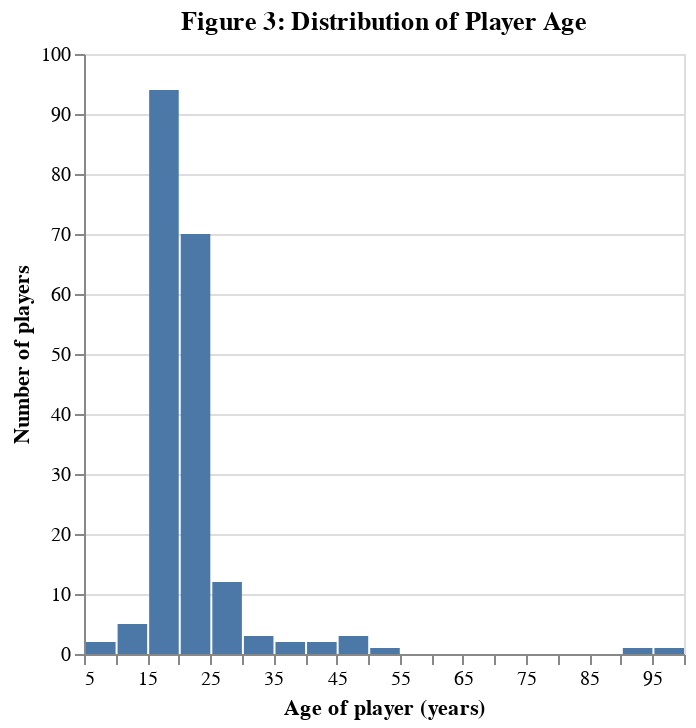

Here is the notebook cell this chart was saved with:
### Markdown cell above
Similarly, the distribution of player ages was examined using a bar chart.

### Code cell
# using altair to create distribution of player ages
# used maxbins=40 intentionally to get higher resolution

age_distribution = alt.Chart(players_clean).mark_bar().encode(
    x=alt.X("age").title("Age of player (years)").bin(maxbins=40), 
    y=alt.Y("count()").title("Number of players")
).properties(title="Figure 3: Distribution of Player Age")

age_distribution

### Figure 1 — Vega specification as saved in the notebook (floating-point values rounded to 4 significant figures)
{"$schema": "https://vega.github.io/schema/vega/v5.json", "data": [{"name": "source_0", "values": [{"__count": 2, "bin_maxbins_40_age": 5.0, "bin_maxbins_40_age_end": 10.0}, {"__count": 94, "bin_maxbins_40_age": 15.0, "bin_maxbins_40_age_end": 20.0}, {"__count": 70, "bin_maxbins_40_age": 20.0, "bin_maxbins_40_age_end": 25.0}, {"__count": 12, "bin_maxbins_40_age": 25.0, "bin_maxbins_40_age_end": 30.0}, {"__count": 3, "bin_maxbins_40_age": 30.0, "bin_maxbins_40_age_end": 35.0}, {"__count": 2, "bin_maxbins_40_age": 40.0, "bin_maxbins_40_age_end": 45.0}, {"__count": 5, "bin_maxbins_40_age": 10.0, "bin_maxbins_40_age_end": 15.0}, {"__count": 2, "bin_maxbins_40_age": 35.0, "bin_maxbins_40_age_end": 40.0}, {"__count": 3, "bin_maxbins_40_age": 45.0, "bin_maxbins_40_age_end": 50.0}, {"__count": 1, "bin_maxbins_40_age": 95.0, "bin_maxbins_40_age_end": 100.0}, {"__count": 1, "bin_maxbins_40_age": 50.0, "bin_maxbins_40_age_end": 55.0}, {"__count": 1, "bin_maxbins_40_age": 90.0, "bin_maxbins_40_age_end": 95.0}]}, {"name": "source_0_y_domain___count", "values": [{"min": 1, "max": 94}]}], "signals": [{"name": "bin_maxbins_40_age_bins", "value": {"fields": ["age"], "fname": "bin_age", "start": 5.0, "step": 5.0, "stop": 100.0}}], "marks": [{"type": "rect", "name": "marks", "from": {"data": "source_0"}, "encode": {"update": {"x2": {"field": "bin_maxbins_40_age", "scale": "x", "offset": {"signal": "0.5 + (abs(scale(\"x\", datum[\"bin_maxbins_40_age_end\"]) - scale(\"x\", datum[\"bin_maxbins_40_age\"])) < 0.25 ? -0.5 * (0.25 - (abs(scale(\"x\", datum[\"bin_maxbins_40_age_end\"]) - scale(\"x\", datum[\"bin_maxbins_40_age\"])))) : 0.5)"}}, "x": {"field": "bin_maxbins_40_age_end", "scale": "x", "offset": {"signal": "0.5 + (abs(scale(\"x\", datum[\"bin_maxbins_40_age_end\"]) - scale(\"x\", datum[\"bin_maxbins_40_age\"])) < 0.25 ? 0.5 * (0.25 - (abs(scale(\"x\", datum[\"bin_maxbins_40_age_end\"]) - scale(\"x\", datum[\"bin_maxbins_40_age\"])))) : -0.5)"}}, "y": {"field": "__count", "scale": "y"}, "y2": {"value": 0, "scale": "y"}, "fill": {"value": "#4c78a8"}}}, "style": ["bar"]}], "scales": [{"name": "x", "type": "linear", "domain": {"signal": "[bin_maxbins_40_age_bins.start, bin_maxbins_40_age_bins.stop]"}, "range": [0, {"signal": "width"}], "bins": {"signal": "bin_maxbins_40_age_bins"}, "zero": false}, {"name": "y", "type": "linear", "domain": [{"signal": "(data(\"source_0_y_domain___count\")[0] || {}).min"}, {"signal": "(data(\"source_0_y_domain___count\")[0] || {}).max"}], "range": [{"signal": "height"}, 0], "zero": true, "nice": true}], "axes": [{"scale": "y", "aria": false, "ticks": false, "gridScale": "x", "domain": false, "orient": "left", "grid": true, "maxExtent": 0, "minExtent": 0, "tickCount": {"signal": "ceil(height/40)"}, "labels": false, "zindex": 0}, {"scale": "x", "tickCount": {"signal": "ceil(width/10)"}, "grid": false, "title": "Age of player (years)", "labelFlush": true, "labelOverlap": true, "zindex": 0, "orient": "bottom"}, {"scale": "y", "title": "Number of players", "orient": "left", "grid": false, "labelOverlap": true, "tickCount": {"signal": "ceil(height/40)"}, "zindex": 0}], "title": {"text": "Figure 3: Distribution of Player Age", "frame": "group"}, "height": 300, "padding": 5, "style": "cell", "background": "white", "width": 300}
